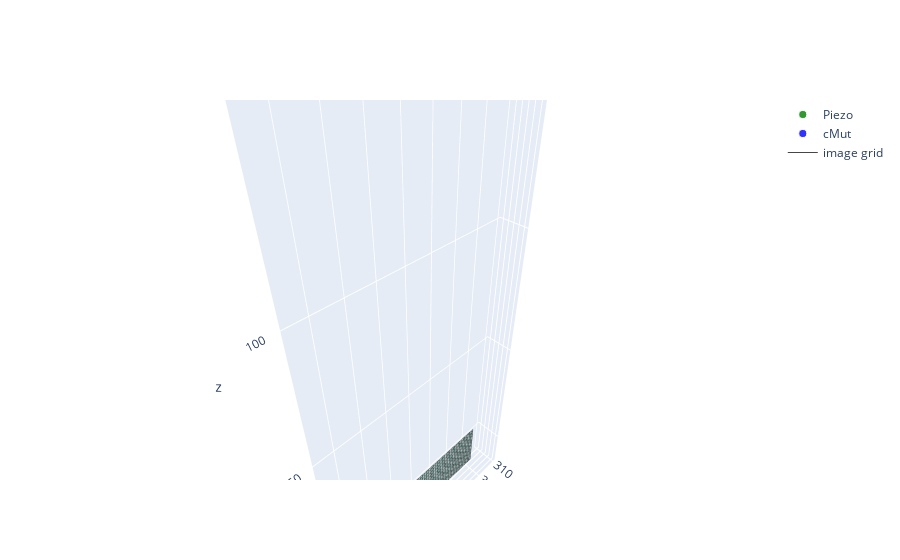

The cell this chart's notebook holds for it:
### Code cell
# Plot positions
mb.plot_positions(u=u, v=v, o=o, res_u=res_u, res_v=res_v, kernel=kernel)

### Figure 1 — Plotly figure (JSON) as saved in the notebook; plotly's stock layout.template omitted (floating-point values rounded to 4 significant figures; data arrays with more than 128 entries replaced by an {"elided": "..."} marker saying what was removed)
{"data": [{"marker": {"color": {"elided": "2013 str values"}, "opacity": 0.8, "size": {"elided": "2013 int values"}}, "mode": "markers", "name": "Piezo", "type": "scatter3d", "x": {"elided": "2013 int values"}, "y": {"elided": "2013 int values"}, "z": {"elided": "2013 int values"}}, {"marker": {"color": {"elided": "2013 str values"}, "opacity": 0.8, "size": {"elided": "2013 int values"}}, "mode": "markers", "name": "cMut", "type": "scatter3d", "x": {"elided": "2013 float values"}, "y": {"elided": "2013 int values"}, "z": {"elided": "2013 int values"}}, {"i": [0, 1], "j": [1, 3], "k": [2, 2], "name": "image plane", "opacity": 0.2, "type": "mesh3d", "x": [320, 360, 320, 360], "y": [-110, -110, -110, -110], "z": [10, 10, -10, -10]}, {"line": {"color": "rgb(70,70,70)", "width": 1}, "mode": "lines", "name": "image grid", "type": "scatter3d", "x": {"elided": "186 int values"}, "y": {"elided": "186 int values"}, "z": {"elided": "186 int values"}}], "layout": {"scene": {"aspectmode": "data"}}}
